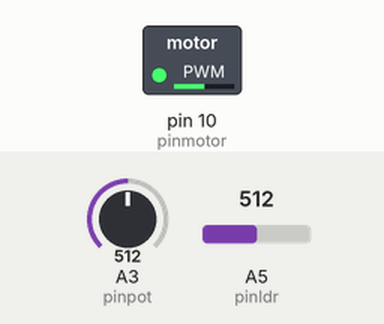
Simulated run of this sketch. Board: Arduino Uno, built with avr-gcc and run on an emulated ATmega328P. Parts: switched loads named in the sketch (green lamp = pin HIGH). The test bench sets the inputs (shaded band); at power-on: A3 (pinpot) = 512, A5 (pinldr) = 512. What the sketch prints to the serial monitor is not drawn.

Above: at 1.2 s.
1.3 s: A3 (pinpot) set to 716
At 2.0 s:
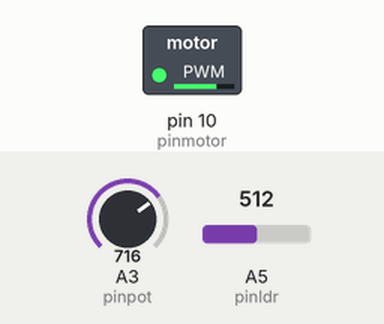
2.8 s: A3 (pinpot) set to 900
At 4.0 s:
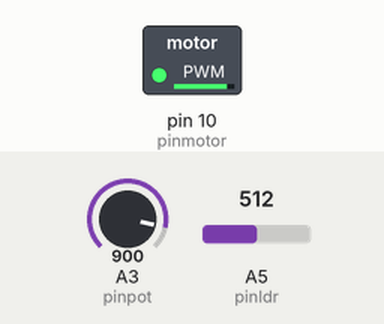
4.3 s: A3 (pinpot) set to 122
At 5.5 s:
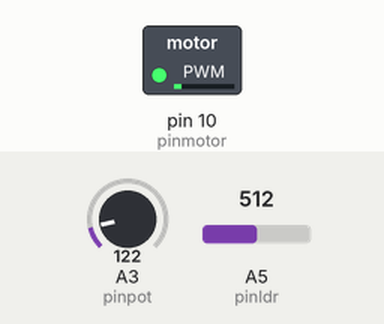
5.8 s: A3 (pinpot) set to 0
At 6.7 s:
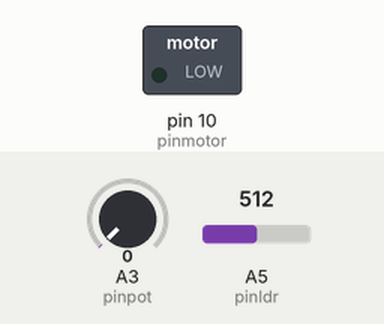
Timing chart, 0 to 8.8 s (numbered marks = the images above; inputs shaded):
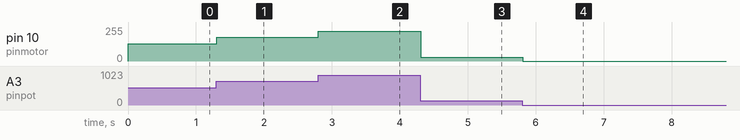

Measured:
- after the input at 1.3 s, pin 10 (pinmotor): 128/255 → 179/255 at once
- after the input at 2.8 s, pin 10 (pinmotor): 179/255 → 225/255 at once
- after the input at 4.3 s, pin 10 (pinmotor): 225/255 → 30/255 at once
- after the input at 5.8 s, pin 10 (pinmotor): 30/255 → 0/255 at once

The sketch:

analog_input_ldr_pot2motor.pde
```cpp
/*

 analog input 1

 ler o pin anal gico 0 e fazer o output do valor para o serial directo

 */

int valorldr = 0;    // variavel para o valor
int valorpot = 0;    // variavel para o valor
int pinldr = 5;      // variavel para o pin de entrada do valor
int pinpot = 3;      // variavel para o pin de entrada do valor
int pinmotor = 10;


void setup() {
  // open the serial port at 9600 bps:
  Serial.begin(9600);
  digitalWrite(13,HIGH); //turn on led
}

void loop() {

  // ler o valor do pin
  valorldr = analogRead(pinldr);
  valorpot = analogRead(pinpot)/4;
  analogWrite(pinmotor,valorpot);
  // escrever pelo serial o valor do pin em formato decimal
  // o sensor vai de 0-1024, dividindo por 4, o resultado   0-255, j  vai por um byte
  // mas este LDR, com testes, o valor vai de 30 a 245
  Serial.print(valorldr, BYTE);
  Serial.print(valorpot, BYTE);
  Serial.print(9, BYTE); //tab

  //  Serial.print(0, BYTE);

  //  Serial.print(valor);
  // escrever um caracter de linefeed
  //  Serial.println();
  // esperar 10ms at    pr xima leitura
  delay(10);


  // print it out in many formats:
  //  Serial.print(analogValue);         // print as an ASCII-encoded decimal
  //  Serial.print("\t");                // print a tab character
  //  Serial.print(analogValue, DEC);    // print as an ASCII-encoded decimal
  //  Serial.print("\t");                // print a tab character
  //  Serial.print(analogValue, HEX);    // print as an ASCII-encoded hexadecimal
  //  Serial.print("\t");                // print a tab character
  //  Serial.print(analogValue, OCT);    // print as an ASCII-encoded octal
  //  Serial.print("\t");                // print a tab character
  //  Serial.print(analogValue, BIN);    // print as an ASCII-encoded binary
  //  Serial.print("\t");                // print a tab character
  //  Serial.print(analogValue/4, BYTE); // print as a raw byte value (divide the
  // value by 4 because analogRead() returns numbers
  // from 0 to 1023, but a byte can only hold values
  // up to 255)
  //  Serial.print("\t");                // print a tab character
  //  Serial.println();                  // print a linefeed character

}
```
